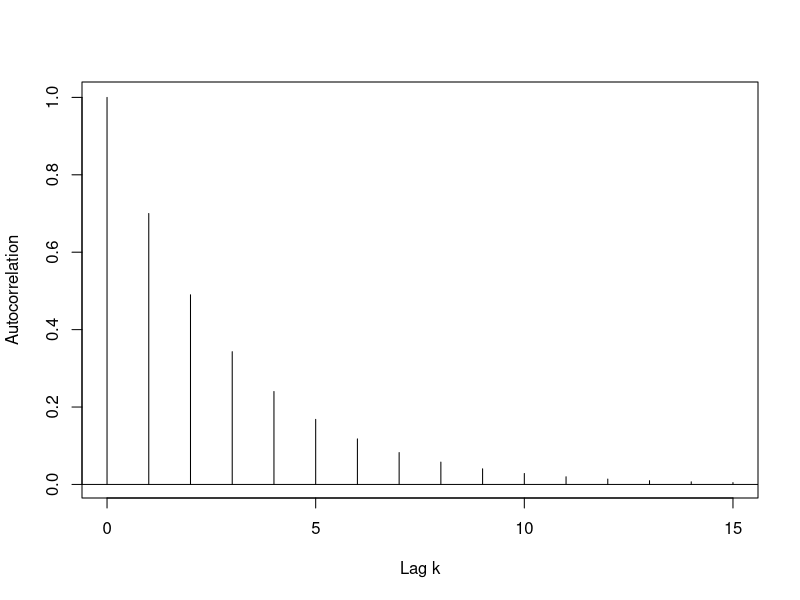
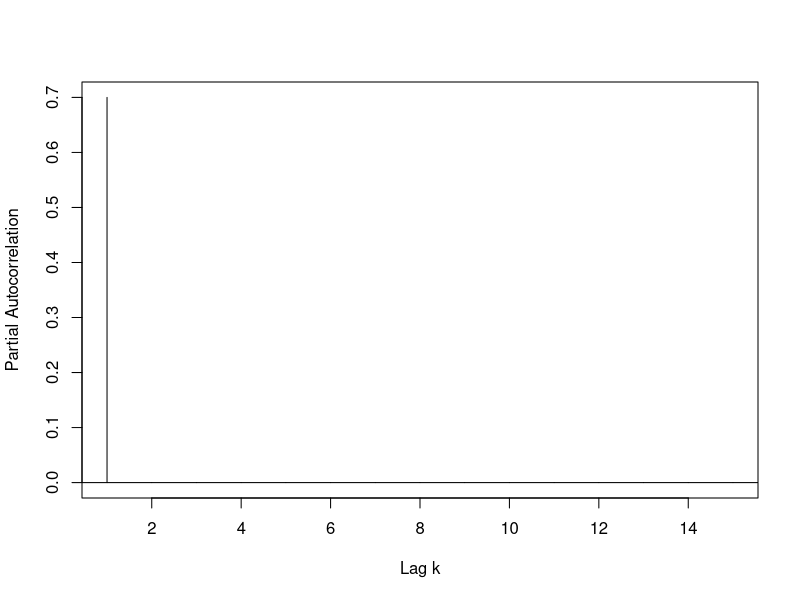
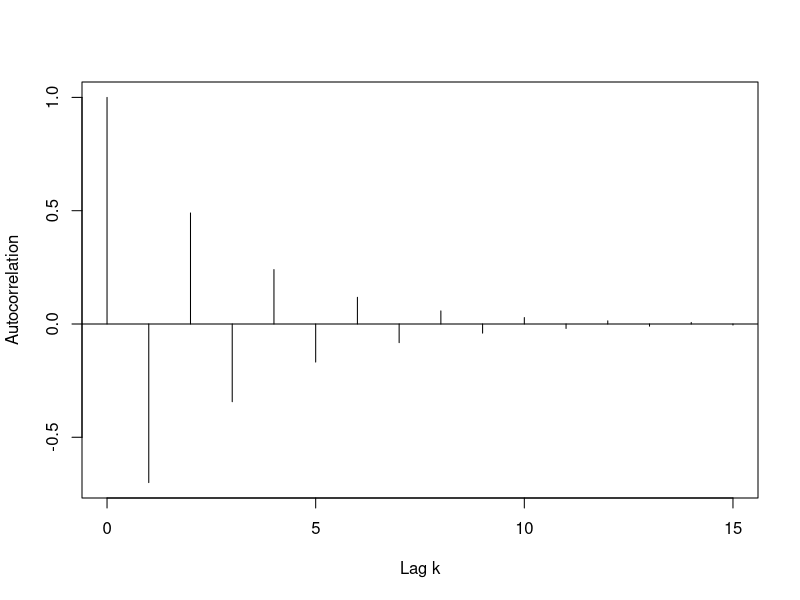
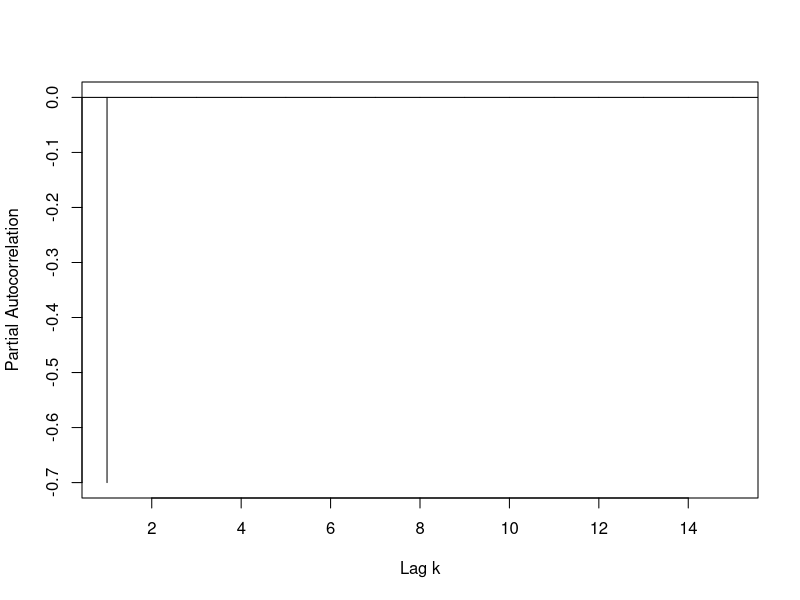
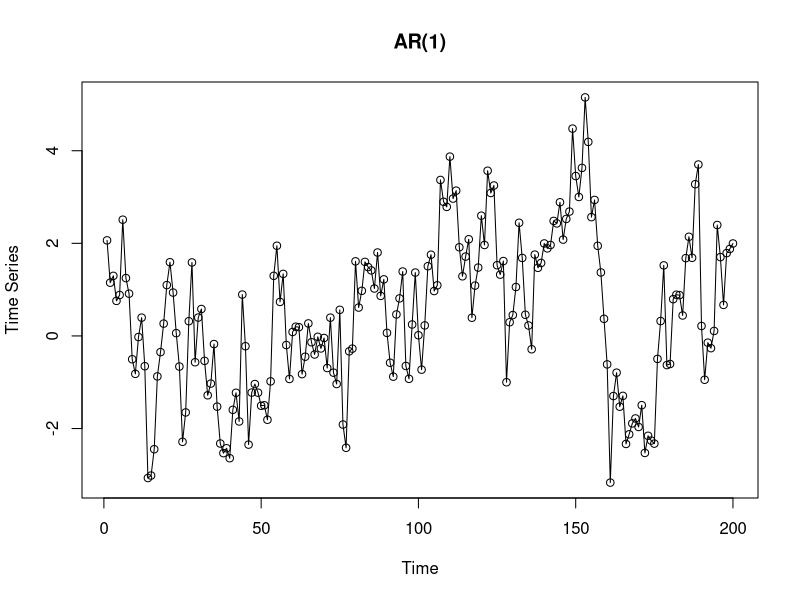
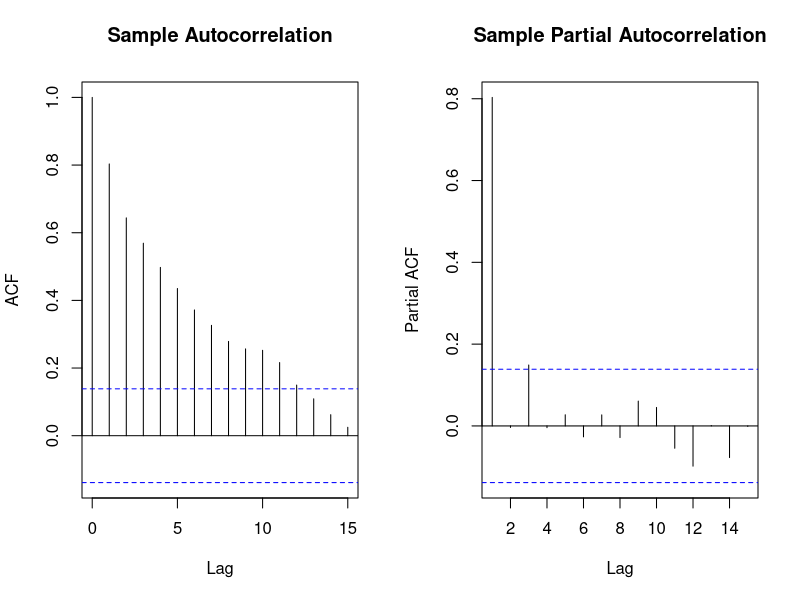
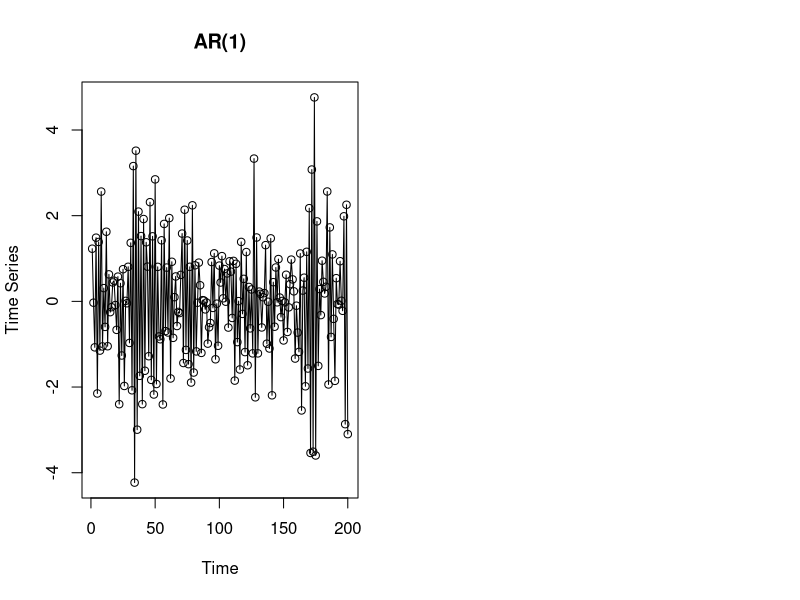
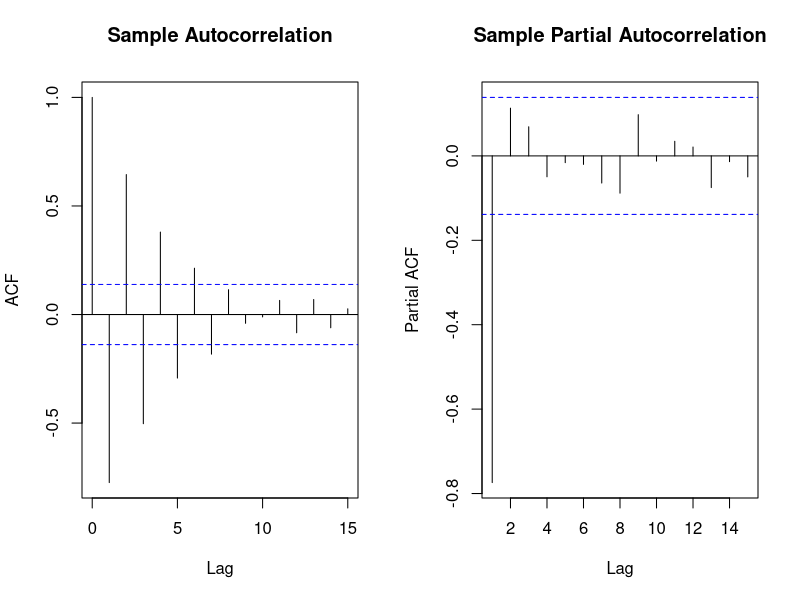

The R script that drew these images, in order:
#There is an option to get the pacf in the R function ARMAacf. 
#ACF of AR(1)
L = 15
corrs = ARMAacf(ar = c(0.7), lag.max = L)
plot(x = 0:L, y = corrs, type = "h",  xlab = "Lag k", ylab = "Autocorrelation") 
abline(h = 0)

par.corrs = ARMAacf(ar = c(0.7), lag.max = L, pacf = T)
plot(x = 1:L, y = par.corrs, type = "h",  xlab = "Lag k", ylab = "Partial Autocorrelation")  
abline(h=0)

#AR(1) with negative phi:
L = 15
corrs = ARMAacf(ar = c(-0.7), lag.max = L)
plot(x = 0:L, y = corrs, type = "h",  xlab = "Lag k", ylab = "Autocorrelation") 
abline(h = 0)

par.corrs = ARMAacf(ar = c(-0.7), lag.max = L, pacf = T)
plot(x = 1:L, y = par.corrs, type = "h",  xlab = "Lag k", ylab = "Partial Autocorrelation")  
abline(h=0)

#Sample Partial Autocorrelation Function
#For AR(1)
ph = 0.8
n = 200
dt = arima.sim(n = 200, list(ar = ph))
plot(1:n, dt, type = "o", xlab = "Time", ylab = "Time Series", main = "AR(1)") 

par(mfrow = c(1, 2))
acf(dt, lag.max = L, type = "correlation", plot = T, main = "Sample Autocorrelation")
pacf(dt, lag.max = L,  plot = T, main = "Sample Partial Autocorrelation") 

#Negative Phi
ph = -0.8
n = 200
dt = arima.sim(n = 200, list(ar = ph))
plot(1:n, dt, type = "o", xlab = "Time", ylab = "Time Series", main = "AR(1)") 

par(mfrow = c(1, 2))
acf(dt, lag.max = L, type = "correlation", plot = T, main = "Sample Autocorrelation")
pacf(dt, lag.max = L,  plot = T, main = "Sample Partial Autocorrelation") 

#For AR(2)
L = 25
ph1 = 0.5
ph2 = 0.25

par(mfrow = c(1, 2))
corrs = ARMAacf(ar = c(ph1, ph2), lag.max = L)
plot(x = 0:L, y = corrs, type = "h",  xlab = "Lag k", ylab = "Autocorrelation") 
abline(h = 0)

par.corrs = ARMAacf(ar = c(ph1, ph2), lag.max = L, pacf = T)
plot(x = 1:L, y = par.corrs, type = "h",  xlab = "Lag k", ylab = "Autocorrelation") 
abline(h = 0)

#From Data
dt = arima.sim(n = 200, list(ar = c(ph1, ph2)))
plot(1:n, dt, type = "o", xlab = "Time", ylab = "Time Series", main = "AR(2)") 

par(mfrow = c(1, 2))
acf(dt, lag.max = L, type = "correlation", plot = T, main = "Sample Autocorrelation")
pacf(dt, lag.max = L,  plot = T, main = "Sample Partial Autocorrelation") 
par(mfrow = c(1, 1))

ph1 = 1
ph2 = -0.25
par(mfrow = c(1, 2))
corrs = ARMAacf(ar = c(ph1, ph2), lag.max = L)
plot(x = 0:L, y = corrs, type = "h",  xlab = "Lag k", ylab = "Autocorrelation") 
abline(h = 0)

par.corrs = ARMAacf(ar = c(ph1, ph2), lag.max = L, pacf = T)
plot(x = 1:L, y = par.corrs, type = "h",  xlab = "Lag k", ylab = "Autocorrelation") 
abline(h = 0)

#From Data
dt = arima.sim(n = 200, list(ar = c(ph1, ph2)))
plot(1:n, dt, type = "o", xlab = "Time", ylab = "Time Series", main = "AR(2)") 

par(mfrow = c(1, 2))
acf(dt, lag.max = L, type = "correlation", plot = T, main = "Sample Autocorrelation")
pacf(dt, lag.max = L,  plot = T, main = "Sample Partial Autocorrelation") 
par(mfrow = c(1, 1))

ph1 = 1.5
ph2 = -0.75
par(mfrow = c(1, 2))
corrs = ARMAacf(ar = c(ph1, ph2), lag.max = L)
plot(x = 0:L, y = corrs, type = "h",  xlab = "Lag k", ylab = "Autocorrelation") 
abline(h = 0)

par.corrs = ARMAacf(ar = c(ph1, ph2), lag.max = L, pacf = T)
plot(x = 1:L, y = par.corrs, type = "h",  xlab = "Lag k", ylab = "Autocorrelation") 
abline(h = 0)

#From Data
dt = arima.sim(n = 200, list(ar = c(ph1, ph2)))
plot(1:n, dt, type = "o", xlab = "Time", ylab = "Time Series", main = "AR(2)") 

par(mfrow = c(1, 2))
acf(dt, lag.max = L, type = "correlation", plot = T, main = "Sample Autocorrelation")
pacf(dt, lag.max = L,  plot = T, main = "Sample Partial Autocorrelation") 

#AR(3)
ph1 = 1
ph2 = -0.6
ph3 = 0.9
par(mfrow = c(1, 2))
corrs = ARMAacf(ar = c(ph1, ph2, ph3), lag.max = L)
plot(x = 0:L, y = corrs, type = "h",  xlab = "Lag k", ylab = "Autocorrelation") 
abline(h = 0)

par.corrs = ARMAacf(ar = c(ph1, ph2, ph3), lag.max = L, pacf = T)
plot(x = 1:L, y = par.corrs, type = "h",  xlab = "Lag k", ylab = "Autocorrelation") 
abline(h = 0)
#These correlations seem to become larger and larger (also larger than 1). This means that we do not have a causal stationary solution here. 
polyroot(c(1, -ph1, -ph2, -ph3))
#Check that the first two root have magnitude smaller than one.
Mod(polyroot(c(1, -ph1, -ph2, -ph3)))

#Valid AR(3)
ph1 = 3/2
ph2 = -3/4
ph3 = 1/8
polyroot(c(1, -ph1, -ph2, -ph3))
Mod(polyroot(c(1, -ph1, -ph2, -ph3)))
par(mfrow = c(1, 2))
corrs = ARMAacf(ar = c(ph1, ph2, ph3), lag.max = L)
plot(x = 0:L, y = corrs, type = "h",  xlab = "Lag k", ylab = "Autocorrelation") 
abline(h = 0)
par.corrs = ARMAacf(ar = c(ph1, ph2, ph3), lag.max = L, pacf = T)
plot(x = 1:L, y = par.corrs, type = "h",  xlab = "Lag k", ylab = "Autocorrelation") 
abline(h = 0)

#From Data
dt = arima.sim(n = 200, list(ar = c(ph1, ph2, ph3)))
plot(1:n, dt, type = "o", xlab = "Time", ylab = "Time Series", main = "AR(2)") 

par(mfrow = c(1, 2))
acf(dt, lag.max = L, type = "correlation", plot = T, main = "Sample Autocorrelation")
pacf(dt, lag.max = L,  plot = T, main = "Sample Partial Autocorrelation") 







